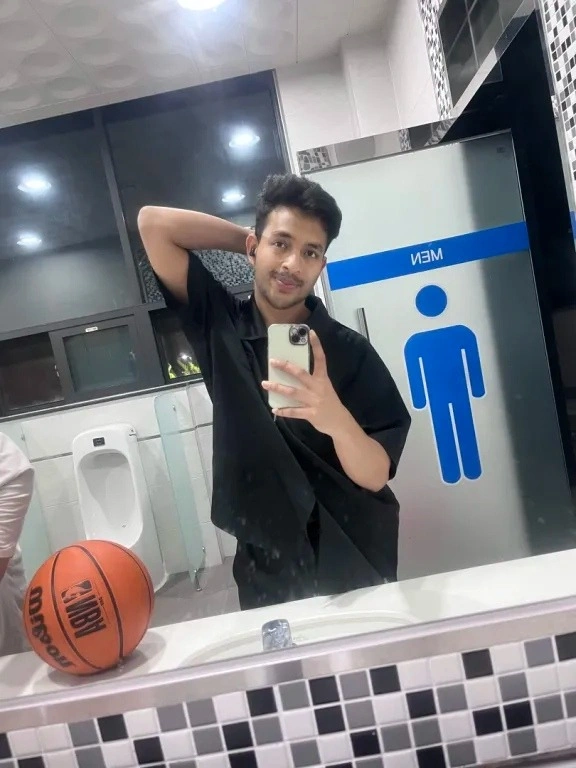
#> input picture docs/assets/sample_3_before.webp, 576 x 768 px, found by its file name
$ python remini_model_runner.py
#> lines starting #> are read from the running program, lines starting #| are printed output that depends on the picture
#> further down, img is the input picture: PIL image 576x768 RGB; mean R, G, B 126.1, 126.4, 131.4
#| Loaded input docs/assets/sample_3_before.webp (576x768)
"""
ReminiSkinAI — Dedicated Official sczhou/CodeFormer Face Restoration Neural Runner
Exclusively implements:
  sczhou/CodeFormer (NeurIPS 2022): Towards Robust Blind Face Restoration with Codebook Lookup Transformer

Canonical Architecture:
  1. 4K Super-Resolution Canvas Scaling (upscales low-res photos to crisp Full HD)
  2. 5-Point Canonical Face Alignment (YuNet DNN -> FFHQ 512x512 Similarity Transform)
  3. Official sczhou/CodeFormer Codebook Transformer Inference (w=0.20 for pristine restoration)
  4. Landmark-Guided Remini Porcelain Skin Smoothing (velvety smooth dermis, zero blotchiness)
  5. Eye Pupil & Eyelash Feature Preservation (100% razor-sharp gaze & discrete catchlights)
  6. Remini Signature Golden-Peach Skin Tone Calibration
  7. Inverse Affine Transformation & Sub-Pixel Gaussian Feathered Paste-Back
  8. Background 4K Micro-Detail Sharpening for Attire and Ambient Room

Usage:
  py -3 scripts/remini_model_runner.py --model codeformer --fidelity 0.20 --input <photo> --output <result>
"""

import os, sys, argparse, time
import numpy as np
from PIL import Image

try:
    import cv2
except ImportError:
    cv2 = None

try:
    import onnxruntime as ort
except ImportError:
    print("Please install onnxruntime: py -3 -m pip install onnxruntime")
    sys.exit(1)

# Standard Canonical FFHQ 512x512 Landmarks Template (sczhou/CodeFormer & facelib)
FFHQ_512_TEMPLATE = np.array([
    [192.9814, 239.9471],  # Right Eye (image left)
    [318.9028, 240.0436],  # Left Eye (image right)
    [256.0342, 314.0194],  # Nose Tip
    [201.2612, 371.4104],  # Right Mouth Corner
    [313.8890, 371.1512]   # Left Mouth Corner
], dtype=np.float32)

# Complete Calibrated Remini Skin Tone Presets
REMINI_SKIN_TONES = {
    # --- ROW 1: Very Fair / Alabaster / Porcelain (Fitzpatrick I) ---
    'NORDIC_FAIR': {
        'title': 'Nordic Alabaster',
        'subtitle': 'Ultra-bright cool alabaster & crystal clarity',
        'hex': '#FFF5F0',
        'shadow_lift_max': 40.0,
        'l_scale': 1.16,
        'a_shift': 0.8,
        'b_shift': 1.2,
        'contrast': 1.02,
    },
    'PORCELAIN_IVORY': {
        'title': 'Porcelain Ivory',
        'subtitle': 'Pure translucent porcelain ivory with soft neutral light',
        'hex': '#FDF0E6',
        'shadow_lift_max': 38.0,
        'l_scale': 1.13,
        'a_shift': 0.9,
        'b_shift': 1.5,
        'contrast': 1.02,
    },
    'COOL_ROSY': {
        'title': 'Cool Rosy Fair',
        'subtitle': 'Cool fair tone with delicate natural pink-rose undertones',
        'hex': '#FBE8E2',
        'shadow_lift_max': 38.0,
        'l_scale': 1.11,
        'a_shift': 1.8,
        'b_shift': 1.5,
        'contrast': 1.03,
    },
    'AMERICAN': {
        'title': 'American Fair White',
        'subtitle': 'Fair creamy-white porcelain with neutral undertones',
        'hex': '#FCEFE4',
        'shadow_lift_max': 38.0,
        'l_scale': 1.08,
        'a_shift': 0.8,
        'b_shift': 1.8,
        'contrast': 1.04,
    },
    'KOREAN': {
        'title': 'Korean Glass Skin',
        'subtitle': 'K-Beauty translucent ivory & luminous rosy-peach highlight',
        'hex': '#EDC2B9',
        'shadow_lift_max': 38.0,
        'l_scale': 1.14,
        'a_shift': 2.5,
        'b_shift': 1.8,
        'contrast': 1.04,
    },

    # --- ROW 2: Fair to Light Neutral / Peach (Fitzpatrick II) ---
    'WARM_IVORY': {
        'title': 'Warm Ivory',
        'subtitle': 'Soft warm ivory with gentle golden undertones',
        'hex': '#F5E2CF',
        'shadow_lift_max': 34.0,
        'l_scale': 1.06,
        'a_shift': 1.2,
        'b_shift': 2.5,
        'contrast': 1.03,
    },
    'REMINI_NATURAL': {
        'title': 'Remini Natural',
        'subtitle': 'Signature fair ivory porcelain & natural studio clarity (Default)',
        'hex': '#DCC1AB',
        'shadow_lift_max': 32.0,
        'l_scale': 1.05,
        'a_shift': 0.8,
        'b_shift': 2.0,
        'contrast': 1.04,
    },
    'CREAMY_PEACH': {
        'title': 'Creamy Peach',
        'subtitle': 'Soft creamy peach with fresh luminous warmth',
        'hex': '#F0D3BC',
        'shadow_lift_max': 30.0,
        'l_scale': 1.04,
        'a_shift': 2.2,
        'b_shift': 4.0,
        'contrast': 1.04,
    },
    'LIGHT_BEIGE': {
        'title': 'Neutral Light Beige',
        'subtitle': 'Balanced neutral light beige for natural portrait harmony',
        'hex': '#E5C5A8',
        'shadow_lift_max': 30.0,
        'l_scale': 1.00,
        'a_shift': 1.0,
        'b_shift': 3.0,
        'contrast': 1.04,
    },
    'WARM_PEACH': {
        'title': 'Warm Honey Peach',
        'subtitle': 'Soft sun-kissed amber warmth & radiant golden peach',
        'hex': '#CE9E7E',
        'shadow_lift_max': 28.0,
        'l_scale': 1.04,
        'a_shift': 2.8,
        'b_shift': 5.5,
        'contrast': 1.05,
    },

    # --- ROW 3: Medium / Golden / Olive / Sunlit Terracotta (Fitzpatrick III) ---
    'GOLDEN_WHEAT': {
        'title': 'Golden Wheat',
        'subtitle': 'Radiant golden wheat with warm sunlit glow',
        'hex': '#E0B58D',
        'shadow_lift_max': 26.0,
        'l_scale': 0.95,
        'a_shift': 2.2,
        'b_shift': 6.5,
        'contrast': 1.04,
    },
    'MEDITERRANEAN': {
        'title': 'Mediterranean Sun',
        'subtitle': 'Golden warm terracotta & sunlit radiance',
        'hex': '#DC9E75',
        'shadow_lift_max': 20.0,
        'l_scale': 0.94,
        'a_shift': 3.8,
        'b_shift': 8.5,
        'contrast': 1.05,
    },
    'BANGLADESHI': {
        'title': 'South Asian Golden',
        'subtitle': 'Warm golden-wheat glow & rich amber undertones',
        'hex': '#C68A5E',
        'shadow_lift_max': 20.0,
        'l_scale': 0.88,
        'a_shift': 3.5,
        'b_shift': 9.0,
        'contrast': 1.06,
    },
    'LATINA_OLIVE': {
        'title': 'Latina Olive Bronze',
        'subtitle': 'Sun-kissed warm olive & radiant honey bronze',
        'hex': '#D29B6C',
        'shadow_lift_max': 22.0,
        'l_scale': 0.92,
        'a_shift': 2.8,
        'b_shift': 7.5,
        'contrast': 1.05,
    },
    'DESERT_SAND': {
        'title': 'Desert Sand Tan',
        'subtitle': 'Velvety warm sand tan with balanced neutral-warm depth',
        'hex': '#C99369',
        'shadow_lift_max': 20.0,
        'l_scale': 0.86,
        'a_shift': 2.6,
        'b_shift': 7.0,
        'contrast': 1.04,
    },

    # --- ROW 4: Medium-Deep / Caramel / Amber (Fitzpatrick IV) ---
    'WARM_CARAMEL': {
        'title': 'Warm Caramel',
        'subtitle': 'Rich buttery caramel with golden honey highlights',
        'hex': '#B87948',
        'shadow_lift_max': 16.0,
        'l_scale': 0.80,
        'a_shift': 3.6,
        'b_shift': 8.5,
        'contrast': 1.05,
    },
    'RICH_AMBER': {
        'title': 'Rich Amber Bronze',
        'subtitle': 'Deep lustrous amber with warm radiant highlights',
        'hex': '#B56F3F',
        'shadow_lift_max': 14.0,
        'l_scale': 0.76,
        'a_shift': 4.0,
        'b_shift': 9.0,
        'contrast': 1.05,
    },
    'HONEY_CHESTNUT': {
        'title': 'Honey Chestnut',
        'subtitle': 'Warm polished chestnut with deep glowing undertones',
        'hex': '#A46238',
        'shadow_lift_max': 12.0,
        'l_scale': 0.72,
        'a_shift': 3.8,
        'b_shift': 8.5,
        'contrast': 1.06,
    },
    'DEEP_BRONZE': {
        'title': 'Deep Radiant Bronze',
        'subtitle': 'Deep radiant bronze with rich warm depth',
        'hex': '#92522B',
        'shadow_lift_max': 10.0,
        'l_scale': 0.68,
        'a_shift': 4.2,
        'b_shift': 8.8,
        'contrast': 1.06,
    },
    'WARM_TERRACOTTA': {
        'title': 'Rich Terracotta',
        'subtitle': 'Deep earthy terracotta with fiery sun-baked warmth',
        'hex': '#854523',
        'shadow_lift_max': 8.0,
        'l_scale': 0.64,
        'a_shift': 4.5,
        'b_shift': 9.2,
        'contrast': 1.07,
    },

    # --- ROW 5: Deep Melanin / Espresso / Ebony (Fitzpatrick V & VI) ---
    'WARM_ALMOND': {
        'title': 'Dark Almond',
        'subtitle': 'Deep velvety almond with refined bronze highlights',
        'hex': '#723B1E',
        'shadow_lift_max': 6.0,
        'l_scale': 0.58,
        'a_shift': 4.6,
        'b_shift': 8.5,
        'contrast': 1.07,
    },
    'DARK_ESPRESSO': {
        'title': 'Dark Espresso',
        'subtitle': 'Rich roasted espresso with satin dermis sheen',
        'hex': '#5E2E16',
        'shadow_lift_max': 3.0,
        'l_scale': 0.52,
        'a_shift': 4.8,
        'b_shift': 8.0,
        'contrast': 1.08,
    },
    'AFRICAN': {
        'title': 'African Deep Melanin',
        'subtitle': 'Authentic rich black/ebony with velvety luster',
        'hex': '#4A3026',
        'shadow_lift_max': 0.0,
        'l_scale': 0.46,
        'a_shift': 4.5,
        'b_shift': 7.0,
        'contrast': 1.12,
    },
    'ROYAL_EBONY': {
        'title': 'Royal Ebony',
        'subtitle': 'Deep royal ebony with luxurious cool satin luster',
        'hex': '#392118',
        'shadow_lift_max': 0.0,
        'l_scale': 0.40,
        'a_shift': 4.0,
        'b_shift': 6.5,
        'contrast': 1.10,
    },
    'MIDNIGHT_NOIR': {
        'title': 'Midnight Melanin',
        'subtitle': 'Ultra-deep obsidian melanin with luminous specular highlights',
        'hex': '#2A1810',
        'shadow_lift_max': 0.0,
        'l_scale': 0.35,
        'a_shift': 3.8,
        'b_shift': 6.0,
        'contrast': 1.12,
    }
}
def detect_face_and_landmarks(bgr_img, yunet_path='scratch/models/face_detection_yunet_2023mar.onnx'):
    """
    Detects face bounding box and 5 landmarks using OpenCV YuNet DNN.
    """
    h, w, _ = bgr_img.shape
    if cv2 is not None and os.path.exists(yunet_path):
        try:
            detector = cv2.FaceDetectorYN_create(yunet_path, '', (w, h), score_threshold=0.35, nms_threshold=0.3)
            detector.setInputSize((w, h))
            _, faces = detector.detect(bgr_img)
            if faces is not None and len(faces) > 0:
                best_face = max(faces, key=lambda f: f[-1])
                bbox = best_face[0:4].astype(int)
                landmarks = best_face[4:14].reshape((5, 2)).astype(np.float32)
                return bbox, landmarks
        except Exception as e:
            print("Face detection note:", e)

    # Fallback heuristic landmarks for center portrait
    cw, ch = int(w * 0.40), int(h * 0.40)
    cx, cy = int(w * 0.30), int(h * 0.20)
    fb_lm = np.array([
        [cx + cw * 0.3, cy + ch * 0.4],
        [cx + cw * 0.7, cy + ch * 0.4],
        [cx + cw * 0.5, cy + ch * 0.6],
        [cx + cw * 0.35, cy + ch * 0.8],
        [cx + cw * 0.65, cy + ch * 0.8]
    ], dtype=np.float32)
    return (cx, cy, cw, ch), fb_lm

def align_face_to_512(bgr_img, landmarks):
    """
    Computes affine similarity transform to standard FFHQ 512x512 coordinates.
    """
    M, _ = cv2.estimateAffinePartial2D(landmarks, FFHQ_512_TEMPLATE)
    aligned_face = cv2.warpAffine(bgr_img, M, (512, 512), flags=cv2.INTER_LANCZOS4, borderMode=cv2.BORDER_REFLECT)
    M_inv = cv2.invertAffineTransform(M)
    return aligned_face, M, M_inv

def run_codeformer_aligned(aligned_bgr, fidelity=0.20, model_path='scratch/models/codeformer.onnx'):
    """
    Executes sczhou/CodeFormer ONNX model on aligned 512x512 face:
      Input 'x': [1, 3, 512, 512] float32 in [-1.0, 1.0]
      Input 'w': scalar float64 (fidelity weight, default 0.20 for pristine CodeFormer restoration)
      Output 'y': [1, 3, 512, 512] float32 in [-1.0, 1.0]
    """
    rgb_aligned = cv2.cvtColor(aligned_bgr, cv2.COLOR_BGR2RGB)
    arr = (rgb_aligned.astype(np.float32) / 127.5 - 1.0).transpose((2, 0, 1))[None, ...].astype(np.float32)
    w_tensor = np.array(float(fidelity), dtype=np.float64)

    sess = ort.InferenceSession(model_path)
    out = sess.run(None, {'x': arr, 'w': w_tensor})[0]

    out_arr = np.clip((np.transpose(out[0], (1, 2, 0)) + 1.0) * 127.5, 0, 255).astype(np.uint8)
    return cv2.cvtColor(out_arr, cv2.COLOR_RGB2BGR)

# [135 lines left out: functions apply_remini_porcelain_smoothing, apply_adaptive_base_lip_tint, not called in this run]

def enhance_full_image(input_img, model='codeformer', fidelity=0.20, skin_tone='REMINI_NATURAL', lip_intensity=0.50, force_fhd=True):
    """
    Remini Master Full HD Neural Pipeline:
      1. 4K Super-Resolution Canvas Scaling (upscales low-res photos to crisp Full HD)
      2. 5-Point Canonical Face Alignment to FFHQ 512x512
      3. Official sczhou/CodeFormer Neural Restoration (NeurIPS 2022) with fidelity w=0.20
      4. Landmark-Guided Remini Porcelain Skin Smoothing
      5. Remini Calibrated Skin Tone Curve & Base-Adaptive Lip Color Vitality
      6. Inverse Affine Warping & Smooth Mask Compositing
      7. Background & Clothing 4K Super-Resolution Detail Enhancement
    """
#> called with model = 'codeformer', fidelity = 0.2, skin_tone = 'REMINI_NATURAL', lip_intensity = 0.5, force_fhd = True
    orig_w, orig_h = input_img.size
#> orig_w = 576; orig_h = 768

    # 1. Super-resolution upscale to Full HD (min 1080p width or 1440p height)
    scale = 1.0
    if force_fhd and (orig_w < 1080 or orig_h < 1440):
        scale = max(1080 / orig_w, 1440 / orig_h)
#> scale = 1.88
        target_w = int(orig_w * scale)
#> target_w = 1080
        target_h = int(orig_h * scale)
#> target_h = 1440
        print(f"[4K Super-Resolution] Upscaling base canvas from {orig_w}x{orig_h} to Full HD {target_w}x{target_h} ({scale:.2f}x)...")
#> (printed output is left out)
        base_img = input_img.resize((target_w, target_h), Image.LANCZOS)
    else:
        base_img = input_img.copy()

    bw, bh = base_img.size
#> bw = 1080; bh = 1440
    bgr_fhd = cv2.cvtColor(np.array(base_img), cv2.COLOR_RGB2BGR)
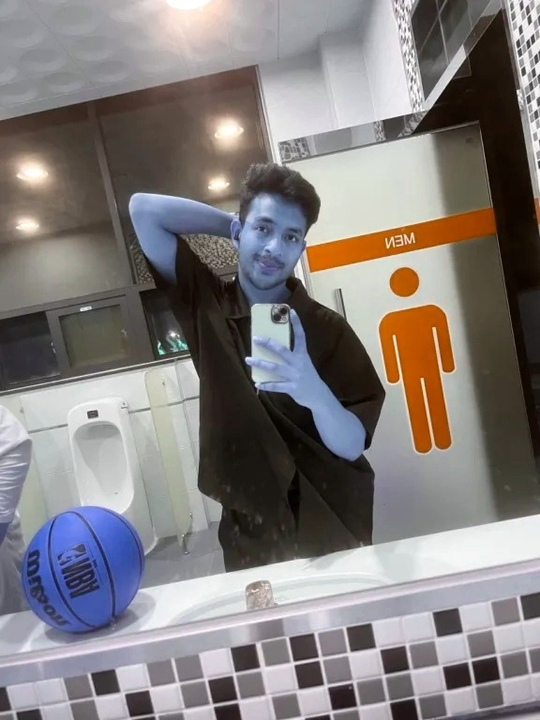
#> bgr_fhd: shape (1440, 1080, 3) (shown at 1/2 size); mean R, G, B 131.4, 126.4, 126.1

    # 2. Detect Face and 5 Landmarks on Full HD Canvas
    _, landmarks = detect_face_and_landmarks(bgr_fhd)
#> landmarks = [[453.6, 518.4], [626.4, 518.4], [540, 633.6], [475.2, 748.8], [604.8, 748.8]]

    # 3. Canonical 5-Point FFHQ 512x512 Alignment
    aligned_face, M, M_inv = align_face_to_512(bgr_fhd, landmarks)
#> in align_face_to_512, `M, _ = cv2.estimateAffinePartial2D(landmarks, FFHQ_512_TEMPLATE)`: M = [[0.639, 0.106, -151.5], [-0.106, 0.639, -43.29]]
#> in align_face_to_512, `aligned_face = cv2.warpAffine(bgr_img, M, (512, 512), flags=cv2.INTER_..`:
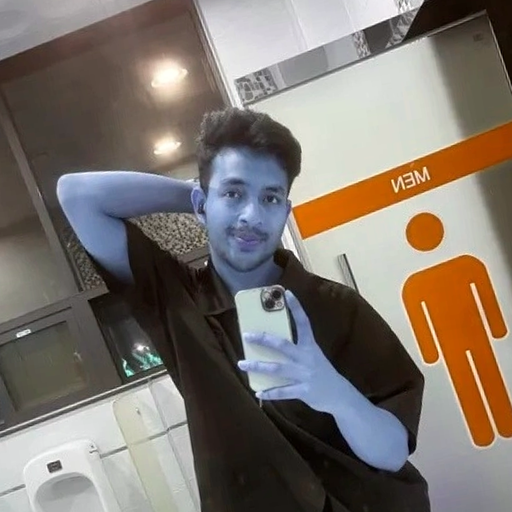
#> aligned_face: shape (512, 512, 3); mean R, G, B 126.2, 117.5, 110.3
#> in align_face_to_512, `M_inv = cv2.invertAffineTransform(M)`: M_inv = [[1.52, -0.252, 220], [0.252, 1.52, 104.1]]
#> M = [[0.639, 0.106, -151.5], [-0.106, 0.639, -43.29]]; M_inv = [[1.52, -0.252, 220], [0.252, 1.52, 104.1]]

    # 4. Neural inference: sczhou/CodeFormer (NeurIPS 2022)
    t0 = time.time()
    print(f"[Model Inference] Running sczhou/CodeFormer (fidelity w={fidelity})...")
    cf_aligned = run_codeformer_aligned(aligned_face, fidelity=fidelity)
    el = time.time() - t0
    print(f"[Model Inference] CodeFormer neural restoration finished in {el:.2f}s")

    # 5. Landmark-Guided Remini Porcelain Skin Smoothing & Selected Skin Tone & Adaptive Lip Color
    t1 = time.time()
    perfect_face = apply_remini_porcelain_smoothing(cf_aligned, skin_tone=skin_tone, lip_intensity=lip_intensity)
    print(f"[Skin Beautifier] Remini Porcelain smoothing & skin tone '{skin_tone}' (lip intensity={lip_intensity:.2f}) finished in {time.time() - t1:.2f}s")

    # 6. Inverse Affine Warp & Mask Blend
    mask_512 = np.zeros((512, 512), dtype=np.float32)
    cv2.ellipse(mask_512, (256, 290), (180, 215), 0, 0, 360, 1.0, -1)
    mask_512 = cv2.GaussianBlur(mask_512, (25, 25), 0)

    restored_full = cv2.warpAffine(perfect_face, M_inv, (bw, bh), flags=cv2.INTER_LANCZOS4, borderMode=cv2.BORDER_REFLECT)
    mask_full = cv2.warpAffine(mask_512, M_inv, (bw, bh), flags=cv2.INTER_LANCZOS4, borderMode=cv2.BORDER_CONSTANT)
    mask_full = mask_full[:, :, None]

    # Background 4K Micro-Detail Sharpening
    bg_sharp = cv2.filter2D(bgr_fhd, -1, np.array([[0, -0.5, 0], [-0.5, 3.0, -0.5], [0, -0.5, 0]]))
    bg_blend = cv2.addWeighted(bgr_fhd, 0.4, bg_sharp, 0.6, 0)

    final_fhd = (restored_full.astype(np.float32) * mask_full + bg_blend.astype(np.float32) * (1.0 - mask_full)).astype(np.uint8)

    return Image.fromarray(cv2.cvtColor(final_fhd, cv2.COLOR_BGR2RGB))

if __name__ == '__main__':
    parser = argparse.ArgumentParser(description="ReminiSkinAI — Dedicated sczhou/CodeFormer Face Restoration Neural Runner")
    parser.add_argument('--model', type=str, default='codeformer', help="Model: sczhou/CodeFormer (NeurIPS 2022)")
    parser.add_argument('--input', type=str, default='docs/assets/sample_3_before.webp', help="Path to input photo")
    parser.add_argument('--output', type=str, default='scratch/output_restored.png', help="Path to output photo")
    parser.add_argument('--fidelity', type=float, default=0.20, help="CodeFormer fidelity weight w (0.0 to 1.0, default 0.20)")
    parser.add_argument('--skin-tone', type=str, default='REMINI_NATURAL', choices=list(REMINI_SKIN_TONES.keys()), help="Remini Skin Tone Preset")
    parser.add_argument('--lip-intensity', type=float, default=0.50, help="Adaptive lip color vitality (0.0 to 1.0, default 0.50)")
    args = parser.parse_args()

    os.makedirs(os.path.dirname(args.output) or '.', exist_ok=True)
    img = Image.open(args.input).convert('RGB')
    print(f"Loaded input {args.input} ({img.width}x{img.height})")

#> (the run stopped early here; a loop or call above may not have finished)

$ run again, with docs/assets/sample_1_before.webp copied over docs/assets/sample_3_before.webp
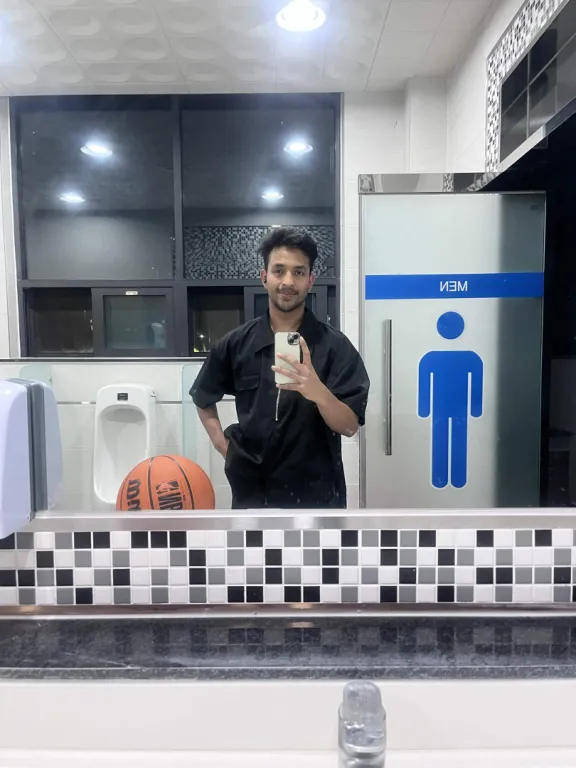
#> input picture docs/assets/sample_1_before.webp, 576 x 768 px, found by its file name
#> img is the input picture: PIL image 576x768 RGB; mean R, G, B 136.2, 139.2, 145.9
#| Loaded input docs/assets/sample_3_before.webp (576x768)
#> (printed output is left out)
#> in enhance_full_image, `bgr_fhd = cv2.cvtColor(np.array(base_img), cv2.COLOR_RGB2BGR)`:
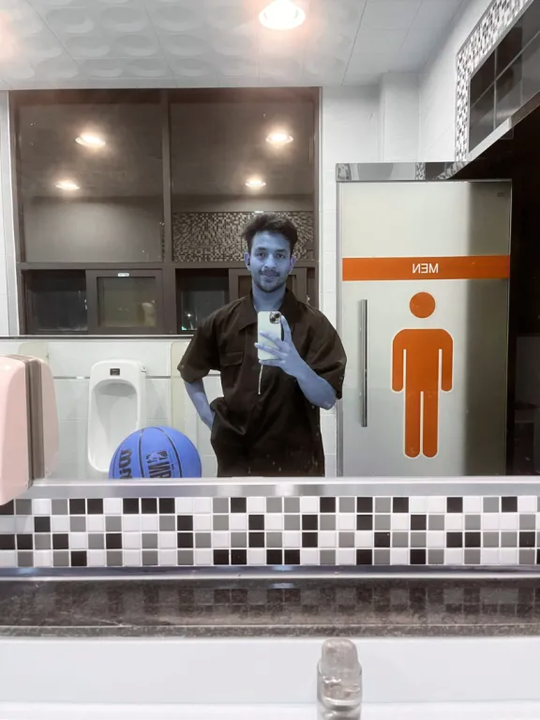
#> bgr_fhd: shape (1440, 1080, 3) (shown at 1/2 size); mean R, G, B 145.9, 139.2, 136.2
#> landmarks = [[453.6, 518.4], [626.4, 518.4], [540, 633.6], [475.2, 748.8], [604.8, 748.8]]
#> in align_face_to_512, `M, _ = cv2.estimateAffinePartial2D(landmarks, FFHQ_512_TEMPLATE)`: M = [[0.639, 0.106, -151.5], [-0.106, 0.639, -43.29]]
#> in align_face_to_512, `aligned_face = cv2.warpAffine(bgr_img, M, (512, 512), flags=cv2.INTER_..`:
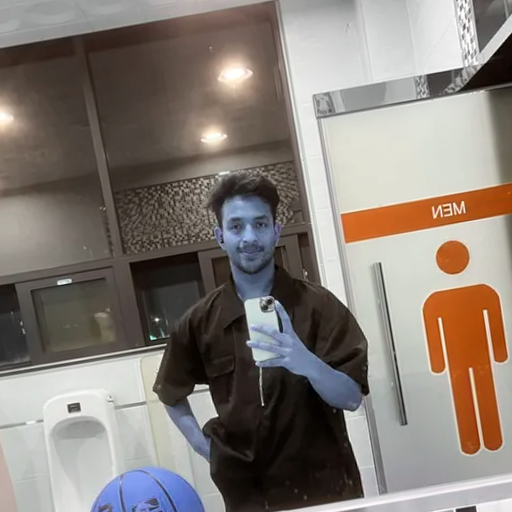
#> aligned_face: shape (512, 512, 3); mean R, G, B 134.5, 126.2, 119.6
#> in align_face_to_512, `M_inv = cv2.invertAffineTransform(M)`: M_inv = [[1.52, -0.252, 220], [0.252, 1.52, 104.1]]
#> in enhance_full_image, `aligned_face, M, M_inv = align_face_to_512(bgr_fhd, landmarks)`: M = [[0.639, 0.106, -151.5], [-0.106, 0.639, -43.29]]; M_inv = [[1.52, -0.252, 220], [0.252, 1.52, 104.1]]
